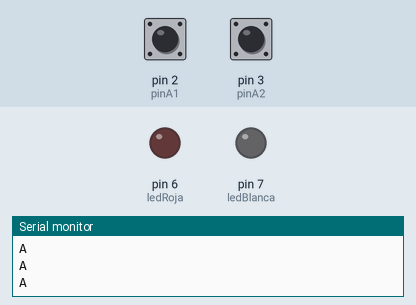
This sketch was run on a simulated Arduino Uno, built with avr-gcc and run on an emulated ATmega328P. On the bench: output pins drawn as LEDs (lit = HIGH), the last lines printed to the serial monitor. The inputs (shaded band) are chosen by the test bench; at power-on: pin 2 (pinA1) HIGH, pin 3 (pinA2) HIGH.

Above: at 1.8 s.
1.9 s: pin 2 (pinA1) pulled LOW for 0.6 s
At 2.4 s:
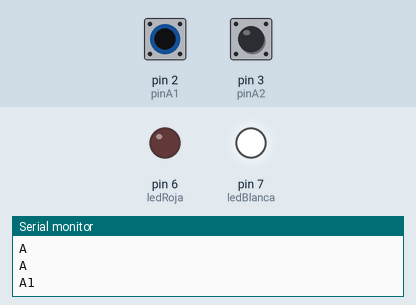
4.0 s: pin 3 (pinA2) pulled LOW for 0.6 s
At 4.8 s:
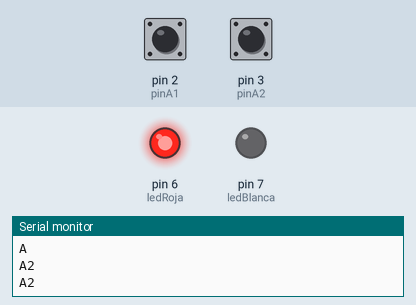
6.5 s: pin 3 (pinA2) pulled LOW for 3.2 s
At 10.6 s:
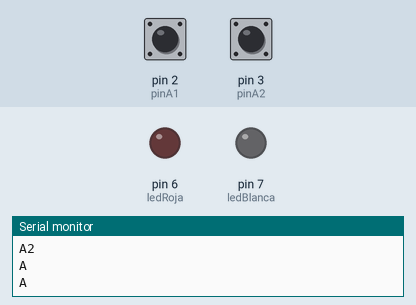
11.5 s: pin 2 (pinA1) pulled LOW for 3.2 s
At 11.8 s:
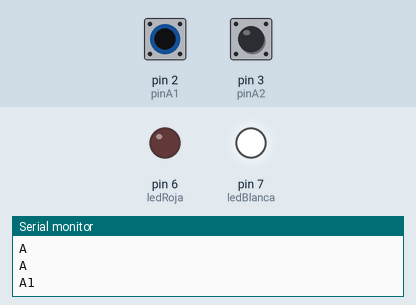
Timing chart, 0 to 16.5 s (numbered marks = the images above; inputs shaded):
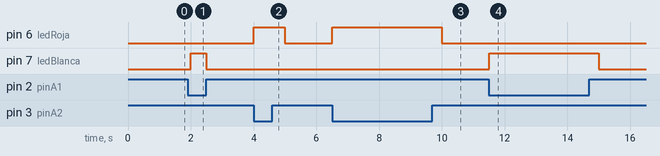

The sketch:

LMM_TpFinal_Switch.ino
```cpp
// Pines donde están conectadas las patas A1 y A2
const int pinA1 = 2;
const int pinA2 = 3;

// Pines donde están conectadas las LEDs
const int ledBlanca = 7;
const int ledRoja = 6;

void setup() {
  Serial.begin(9600);

  // Configuramos los pines como entradas con resistencias pull-up internas
  pinMode(pinA1, INPUT_PULLUP);
  pinMode(pinA2, INPUT_PULLUP);

  // Configuramos los pines de las LEDs como salidas
  pinMode(ledBlanca, OUTPUT);
  pinMode(ledRoja, OUTPUT);

  // Inicialmente apagamos las LEDs
  digitalWrite(ledBlanca, LOW);
  digitalWrite(ledRoja, LOW);
}

void loop() {
  // Leer el estado de A1 y A2
  int estadoA1 = digitalRead(pinA1);
  int estadoA2 = digitalRead(pinA2);

  // Si A1 está conectado (LOW debido a pull-up), encendemos la LED blanca
  if (estadoA1 == LOW && estadoA2 == HIGH) {
    Serial.println("A1");
    digitalWrite(ledBlanca, HIGH); // Encendemos la LED blanca
    digitalWrite(ledRoja, LOW);    // Apagamos la LED roja
  }
  // Si A2 está conectado (LOW debido a pull-up), encendemos la LED roja y apagamos la blanca
  else if (estadoA1 == HIGH && estadoA2 == LOW) {
    Serial.println("A2");
    digitalWrite(ledBlanca, LOW);  // Apagamos la LED blanca
    digitalWrite(ledRoja, HIGH);   // Encendemos la LED roja
  }
  // Si ninguno está conectado, apagamos ambas LEDs
  else if (estadoA1 == HIGH && estadoA2 == HIGH) {
    Serial.println("A");
    digitalWrite(ledBlanca, LOW);  // Apagamos la LED blanca
    digitalWrite(ledRoja, LOW);    // Apagamos la LED roja
  }

  delay(500); // Para evitar múltiples lecturas rápidas
}
```

Measured:
- after the input at 1.9 s, pin 7 (ledBlanca): LOW → HIGH after 0.10 s, → LOW 0.50 s later
- after the input at 4.0 s, pin 6 (ledRoja): LOW → HIGH at once, → LOW 1.0 s later
- after the input at 6.5 s, pin 6 (ledRoja): LOW → HIGH at once, → LOW 3.5 s later
- after the input at 11.5 s, pin 7 (ledBlanca): LOW → HIGH at once, → LOW 3.5 s later
